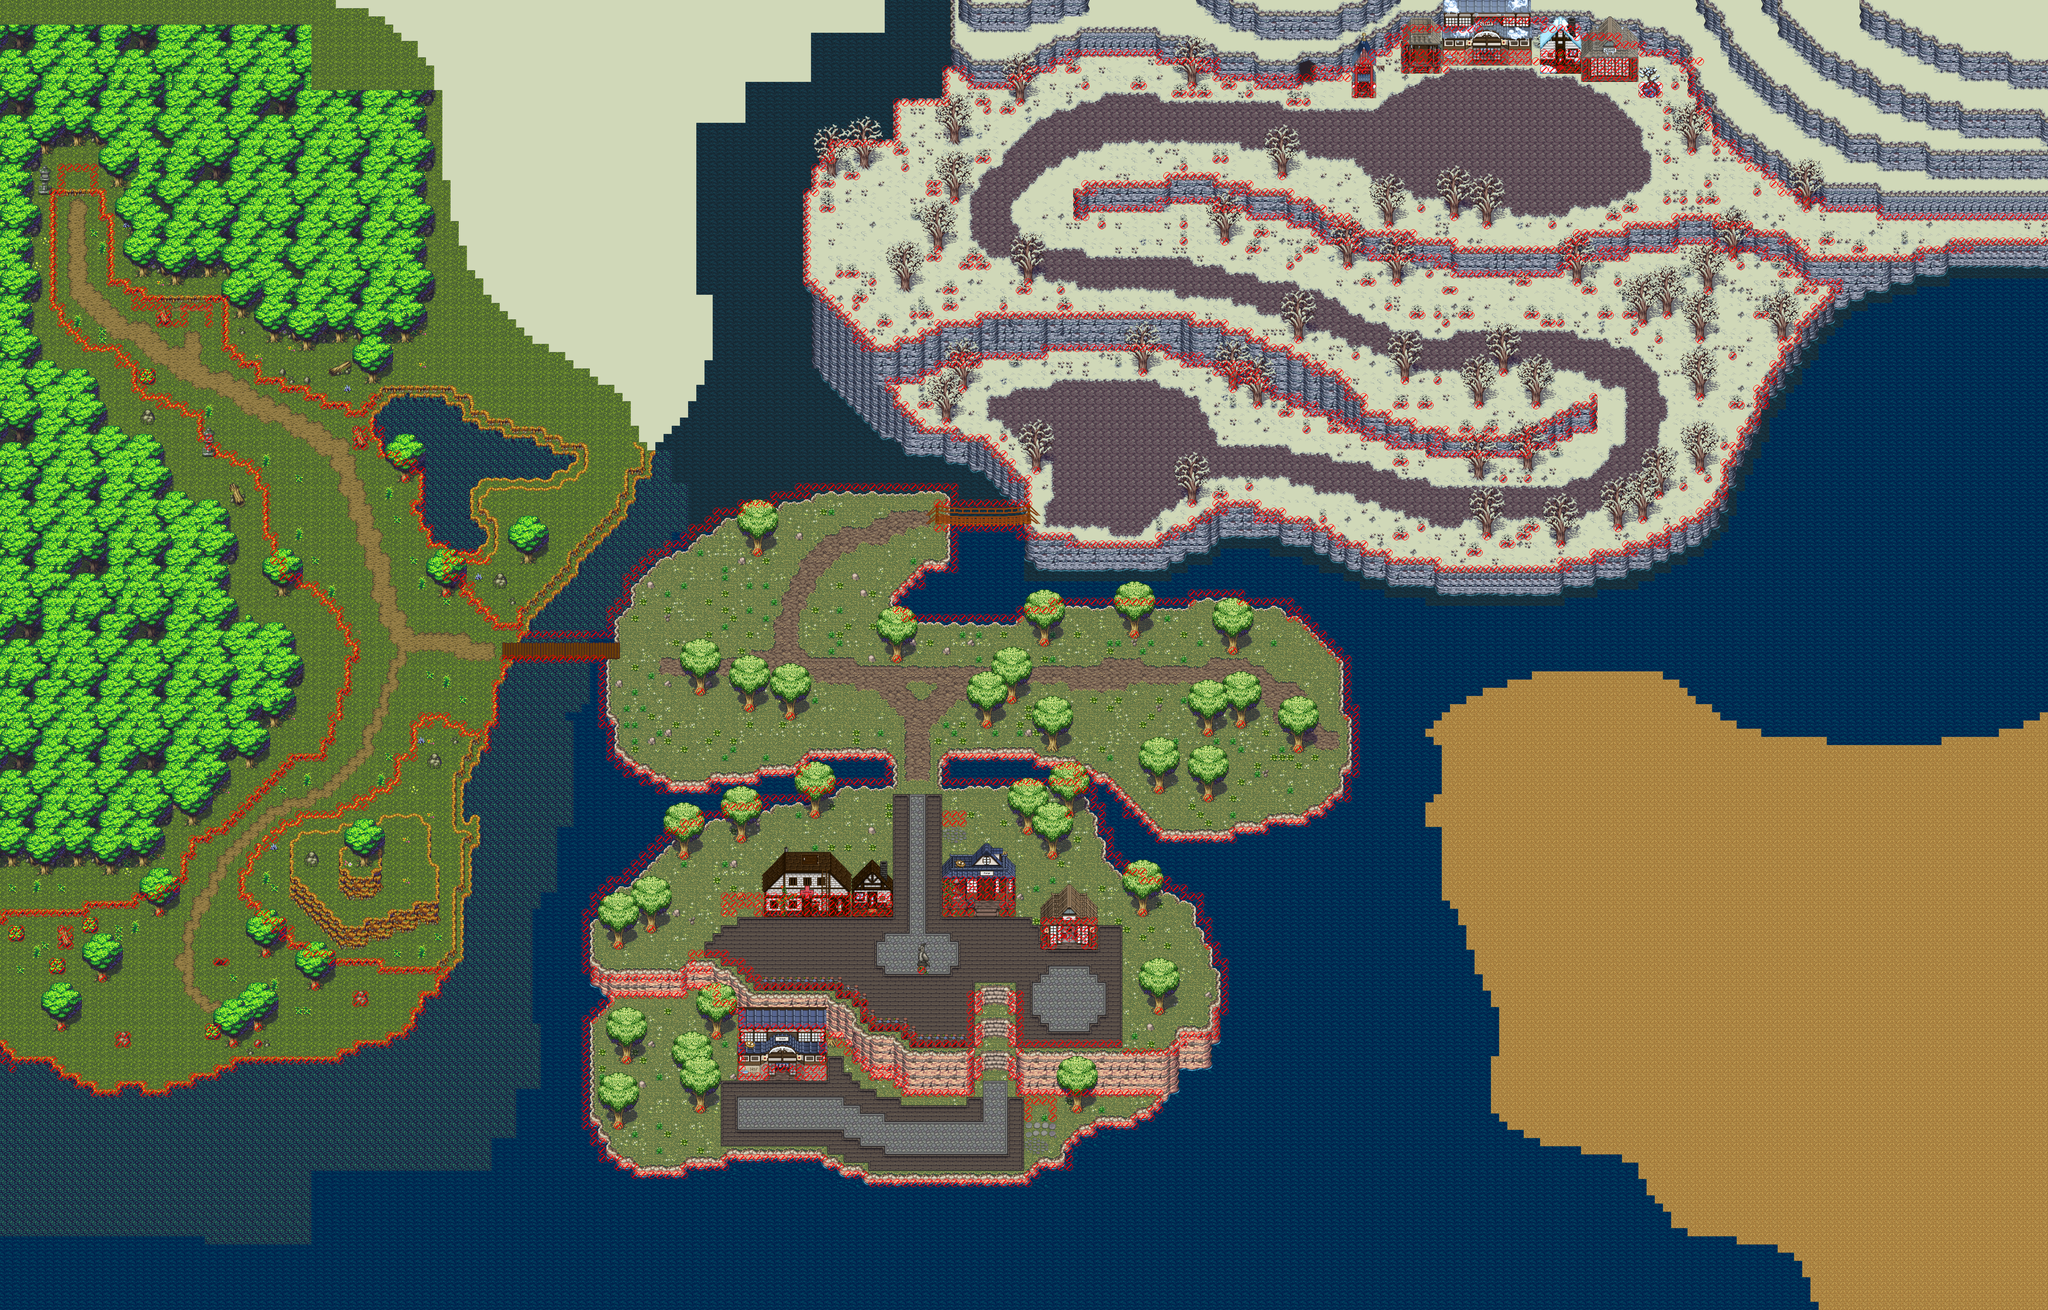

A level layout from a 2D game, rendered from its tile map. Below: a short description, then the map file with tile-grid data replaced by summaries:
An orthogonal 250x160 tile map with 32x32 px tiles, 6 tile layers (Ground, Ground2, Tree, building, ...), 1 hidden layer not drawn, 12 tilesets.

<map version="1.10" tiledversion="1.11.2" orientation="orthogonal" renderorder="right-down" width="250" height="160" tilewidth="32" tileheight="32" infinite="0" nextlayerid="10" nextobjectid="3">
 <editorsettings>
  <chunksize width="32" height="32" />
 </editorsettings>
 <tileset firstgid="1" source="spring.tsx" />
 <tileset firstgid="257" source="autumn.tsx" />
 <tileset firstgid="513" source="winter.tsx" />
 <tileset firstgid="769" source="zone.tsx" />
 <tileset firstgid="785" source="summer.tsx" />
 <tileset firstgid="1041" source="summer_town.tsx" />
 <tileset firstgid="2065" source="Flooring_summer.tsx" />
 <tileset firstgid="2321" source="wooden_fence.tsx" />
 <tileset firstgid="2417" source="summer_bridge.tsx" />
 <tileset firstgid="3587" source="deeproot.tsx" />
 <tileset firstgid="3843" source="tree_wall.tsx" />
 <tileset firstgid="5379" source="winter_town.tsx" />
 <layer id="1" name="Ground" width="250" height="160">
  <properties>
   <property name="type" type="int" value="0" />
  </properties>
  <data>[40000 cells, 39971 non-empty, 284 distinct tile ids]</data>
 </layer>
 <layer id="5" name="Ground2" width="250" height="160" locked="1">
  <properties>
   <property name="type" type="int" value="0" />
  </properties>
  <data>[40000 cells, 2724 non-empty, 707 distinct tile ids]</data>
 </layer>
 <layer id="7" name="Tree" width="250" height="160">
  <properties>
   <property name="type" type="int" value="1" />
  </properties>
  <data>[40000 cells, 5667 non-empty, 807 distinct tile ids]</data>
 </layer>
 <layer id="8" name="building" width="250" height="160">
  <properties>
   <property name="type" type="int" value="1" />
  </properties>
  <data>[40000 cells, 827 non-empty, 387 distinct tile ids]</data>
 </layer>
 <layer id="2" name="Decoration" width="250" height="160">
  <properties>
   <property name="type" type="int" value="1" />
  </properties>
  <data>[40000 cells, 468 non-empty, 123 distinct tile ids]</data>
 </layer>
 <layer id="3" name="collision" width="250" height="160">
  <properties>
   <property name="type" type="int" value="2" />
  </properties>
  <data>[40000 cells, 2800 non-empty, 1 distinct tile ids]</data>
 </layer>
 <layer id="4" name="Zone" width="250" height="160" visible="0">
  <properties>
   <property name="type" type="int" value="3" />
  </properties>
  <data>[40000 cells, 14346 non-empty, 3 distinct tile ids]</data>
 </layer>
</map>